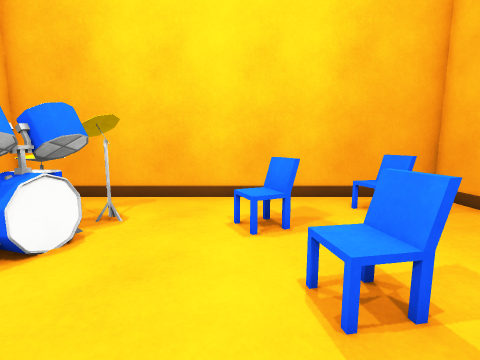
[1] (above)

15 first-person views from a walk through a scene from a Unity 3-D project. The camera is 1.2 m above the floor, tilts 8° down and sees 85° across. The floor is counted in squares, 0.5 m on a side. Each view is taken from the middle of a square. On the plan, view 1 faces up. The plan holds only what a view shows up to about 18 squares ahead; the rest is blank. Some animated figures are left out. Door leaves are left out, so doorways stand open. Surface patterns are stand-ins for the level's own textures.

[2]
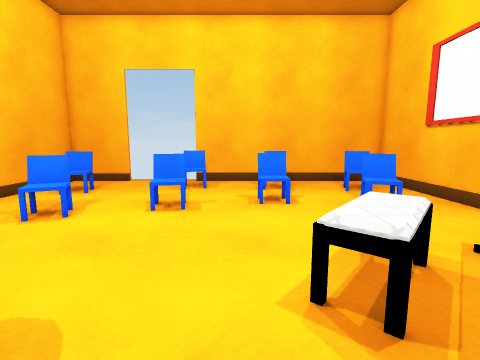

[3]
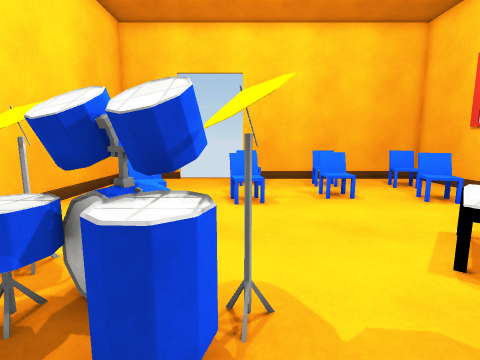

[4]
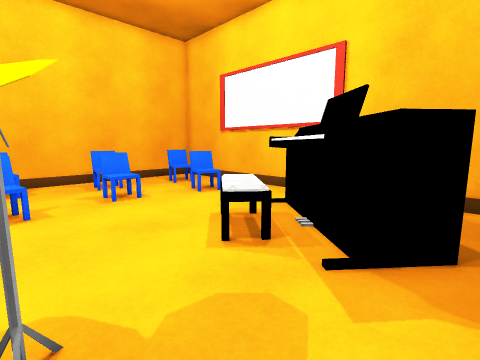

[5]
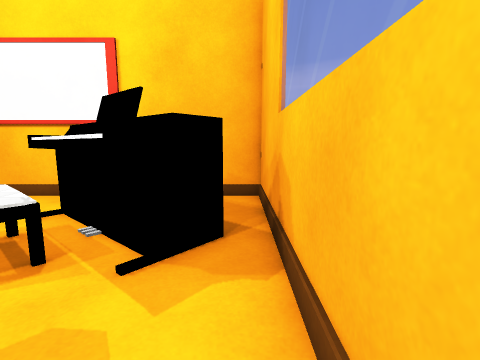

[6]
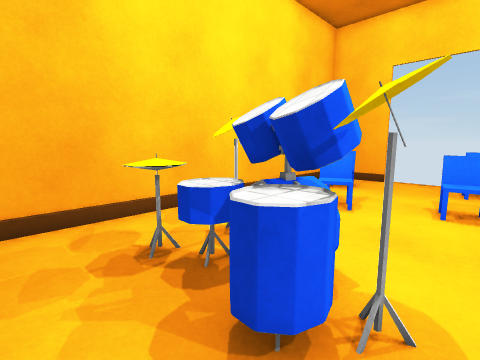

[7]
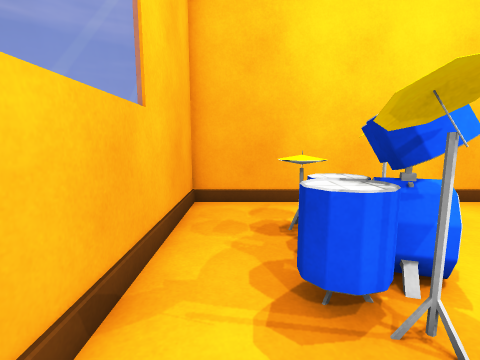

[8]
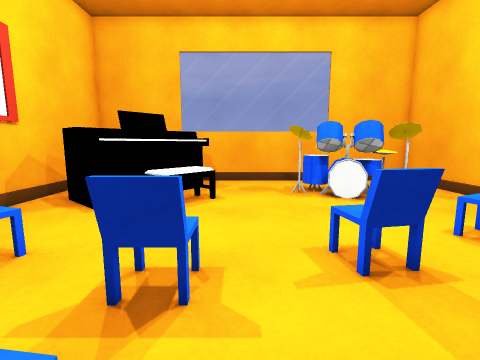

[9]
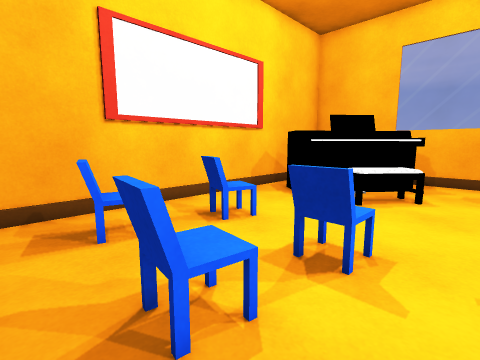

[10]
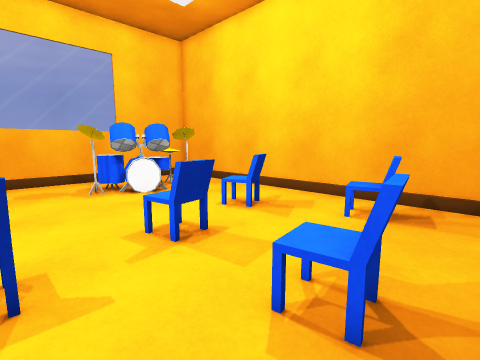

[11]
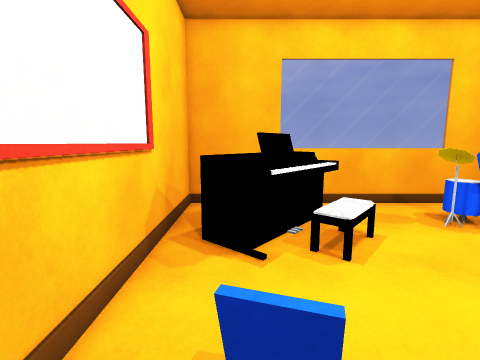

[12]
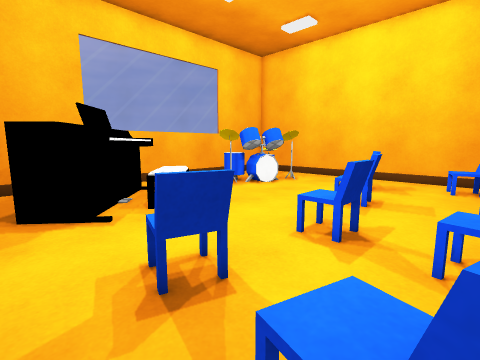

[13]
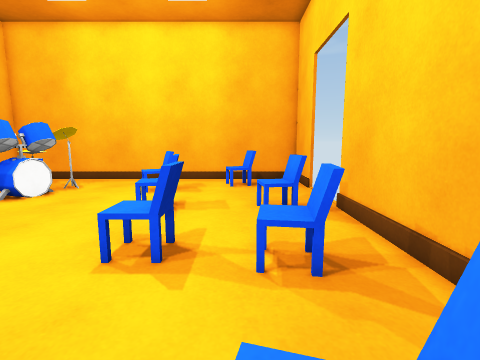

[14]
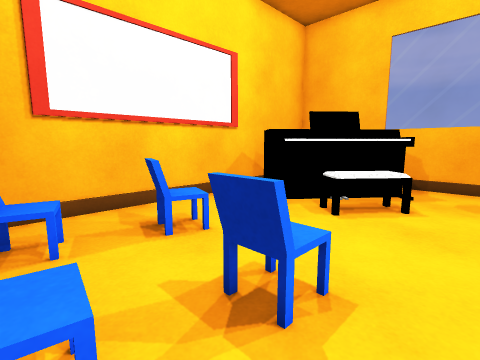

[15]
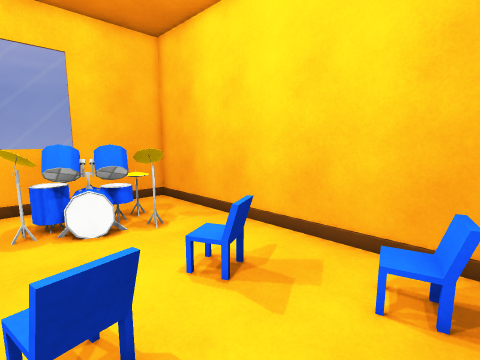

### Floor plan
Key: @ floor where view 1 was taken; # wall or solid block; x gap in a wall; . floor; / step, stairs or slope; D closed door; = window, fence, low wall or low ledge; ^ raised ledge; O other object.
Columns run from 10 left of view 1 to 9 right of it. Each row starts with its distance up from view 1.
 12 ####################
 11 #..................#
 10 #..............OO..#
  9 #...^.=........OO..#
  8 #..^^^.....O.......x
  7 #...^##....OO......
  6 #...###............
  5 #..^^##............D
  4 #..=^#......OO../O.D
  3 #............O../O.#
  2 #..................#
  1 #..................#
  0 #.....=...@..OO..O.#
 -1 #. ^^^^^.....OO.OO.#
 -2 #.^^^^^^=..........#
 -3 #.^ #^^............#
 -4 #.   #^^....OO.....#
 -5 #..   ^#....OO./O..#
 -6 #.... ^.........O..#
 -7 #..................#
 -8 ####################

Positions as (right, up) in squares from view 1, and headings:
1: (0, 0), facing up
2: (-8, 1), facing right
3: (-9, 4), facing right
4: (-9, 4), facing down-right
5: (-9, 4), facing down
6: (-9, 3), facing up-right
7: (-8, 1), facing up
8: (7, 1), facing left
9: (8, 2), facing down-left
10: (8, 0), facing up-left
11: (5, -5), facing left
12: (6, -7), facing up-left
13: (5, -6), facing up
14: (6, 2), facing down-left
15: (6, 3), facing up-left
